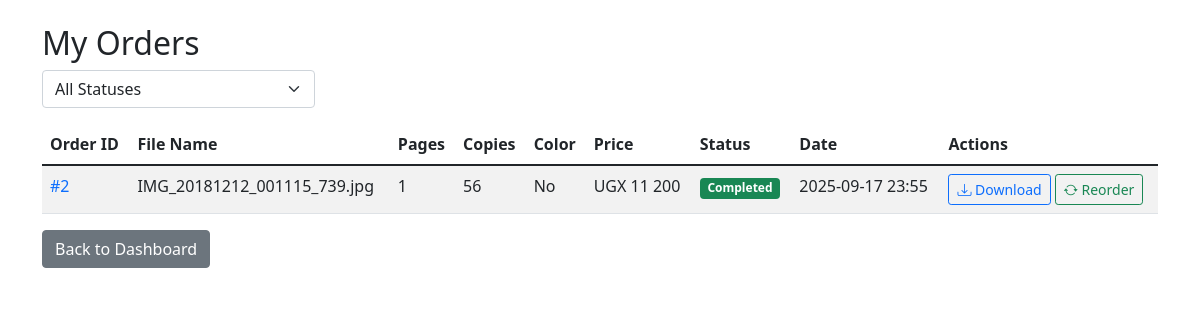
The page /my_orders (signed in) on the database its author committed.
### app.py (models this page shows)
class Order(db.Model):
    id = db.Column(db.Integer, primary_key=True)
    user_id = db.Column(db.Integer, db.ForeignKey('user.id'))
    assigned_admin_id = db.Column(db.Integer, db.ForeignKey('user.id'), nullable=True)
    processed_by_id = db.Column(db.Integer, db.ForeignKey('user.id'), nullable=True)
    status = db.Column(db.String(20), default='Pending')
    processing_started_at = db.Column(db.DateTime, nullable=True)
    processing_completed_at = db.Column(db.DateTime, nullable=True)
    file_name = db.Column(db.String(200))
    original_filename = db.Column(db.String(200))
    pages = db.Column(db.Integer)
    color = db.Column(db.Boolean, default=False)
    created_at = db.Column(db.DateTime, default=datetime.utcnow)
    updated_at = db.Column(db.DateTime, onupdate=datetime.utcnow)
    cancelled_at = db.Column(db.DateTime, nullable=True)
    cancellation_reason = db.Column(db.Text, nullable=True)
    is_rush = db.Column(db.Boolean, default=False)
    priority_level = db.Column(db.String(20), default='Normal')
    price = db.Column(db.Float)
    user_notes = db.Column(db.Text, nullable=True)
    admin_notes = db.Column(db.Text, nullable=True)
    paper_type = db.Column(db.String(50))
    paper_size = db.Column(db.String(20))
    copies = db.Column(db.Integer, default=1)
    is_template = db.Column(db.Boolean, default=False)
    template_name = db.Column(db.String(100), nullable=True)
    payment_method = db.Column(db.String(20), nullable=False, default='Mobile Money')
    payment_status = db.Column(db.String(20), default='Pending')
    transaction_id = db.Column(db.String(100))
    mobile_money_provider = db.Column(db.String(20))
    mobile_money_number = db.Column(db.String(15))
    auto_page_count = db.Column(db.Boolean, default=False)
    delivery_address = db.Column(db.Text, nullable=True)
    delivery_contact = db.Column(db.String(50), nullable=True)
    delivery_latitude = db.Column(db.Float, nullable=True)
    delivery_longitude = db.Column(db.Float, nullable=True)
    assigned_admin_rel = db.relationship('User', foreign_keys='Order.assigned_admin_id', backref='orders_assigned')
    processed_by_rel = db.relationship('User', foreign_keys='Order.processed_by_id', backref='orders_processed')

### app.py (the view)
    @app.route('/my_orders')
    @login_required
    def my_orders():
        page = request.args.get('page', 1, type=int)
        per_page = 10
        status_filter = request.args.get('status', '')
        query = Order.query.filter_by(user_id=current_user.id)
        if status_filter:
            query = query.filter_by(status=status_filter)
        orders = query.order_by(Order.created_at.desc()).paginate(
            page=page, per_page=per_page, error_out=False
        )
        return render_template('my_orders.html', orders=orders, status_filter=status_filter)

### app.py (called while the page is built)
def format_currency(amount):
    if amount is None:
        return "UGX 0"
    try:
        return f"UGX {float(amount):,.0f}".replace(",", " ")
    except (ValueError, TypeError):
        return "UGX 0"

@login_manager.user_loader
def load_user(user_id):
    return User.query.get(int(user_id))

### templates/my_orders.html (shortened to what this page needs)
<!DOCTYPE html>
<html lang="en">
<head>
    <link href="https://cdn.jsdelivr.net/npm/bootstrap@5.1.3/dist/css/bootstrap.min.css" rel="stylesheet">
    <link rel="stylesheet" href="https://cdn.jsdelivr.net/npm/bootstrap-icons@1.8.1/font/bootstrap-icons.css">
</head>
<body>
    <div class="container mt-4">
        <h2>My Orders</h2>
        <div class="mb-3">
            <form method="GET" class="row g-2">
                <div class="col-md-3">
                    <select name="status" class="form-select" onchange="this.form.submit()">
                        <option value="">All Statuses</option>
                    </select>
                </div>
            </form>
        </div>
        <div class="table-responsive">
            <table class="table table-striped">
                <thead>
                    <tr>
                        <th>Order ID</th>
                        <th>File Name</th>
                        <th>Pages</th>
                        <th>Copies</th>
                        <th>Color</th>
                        <th>Price</th>
                        <th>Status</th>
                        <th>Date</th>
                        <th>Actions</th>
                    </tr>
                </thead>
                <tbody>
                    {% for order in orders.items %}
                    <tr>
                        <td>
                            <a href="{{ url_for('view_my_order', order_id=order.id) }}" class="text-decoration-none">
                                #{{ order.id }}
                            </a>
                        </td>
                        <td>{{ order.original_filename }}</td>
                        <td>{{ order.pages }}</td>
                        <td>{{ order.copies }}</td>
                        <td>{{ 'Yes' if order.color else 'No' }}</td>
                        <td>{{ order.price|format_currency }}</td>
                        <td>
                            <span class="badge
                                {% if order.status == 'Completed' %}bg-success
                                {% elif order.status == 'Processing' %}bg-primary
                                {% elif order.status == 'Cancelled' %}bg-danger
                                {% else %}bg-warning{% endif %}">
                                {{ order.status }}
                            </span>
                        </td>
                        <td>{{ order.created_at.strftime('%Y-%m-%d %H:%M') }}</td>
                        <td>
                            {% if order.status != 'Cancelled' %}
                                <a href="{{ url_for('download_my_order', order_id=order.id) }}" class="btn btn-sm btn-outline-primary" title="Download">
                                    <i class="bi bi-download"></i> Download
                                </a>
                                <a href="{{ url_for('reorder', order_id=order.id) }}" class="btn btn-sm btn-outline-success" title="Reorder">
                                    <i class="bi bi-arrow-repeat"></i> Reorder
                                </a>
                            {% endif %}
                        </td>
                    </tr>
                    {% else %}
                    <tr>
                        <td colspan="9" class="text-center">No orders found.</td>
                    </tr>
                    {% endfor %}
                </tbody>
            </table>
        </div>
        <a href="{{ url_for('dashboard') }}" class="btn btn-secondary">Back to Dashboard</a>
    </div>
</body>
</html>

### rows shown on the page
Order: id "2", original_filename "IMG_20181212_001115_739.jpg", pages "1", copies "56", color "No", price "UGX 11 200", status "Completed", created_at "2025-09-17 23:55"
